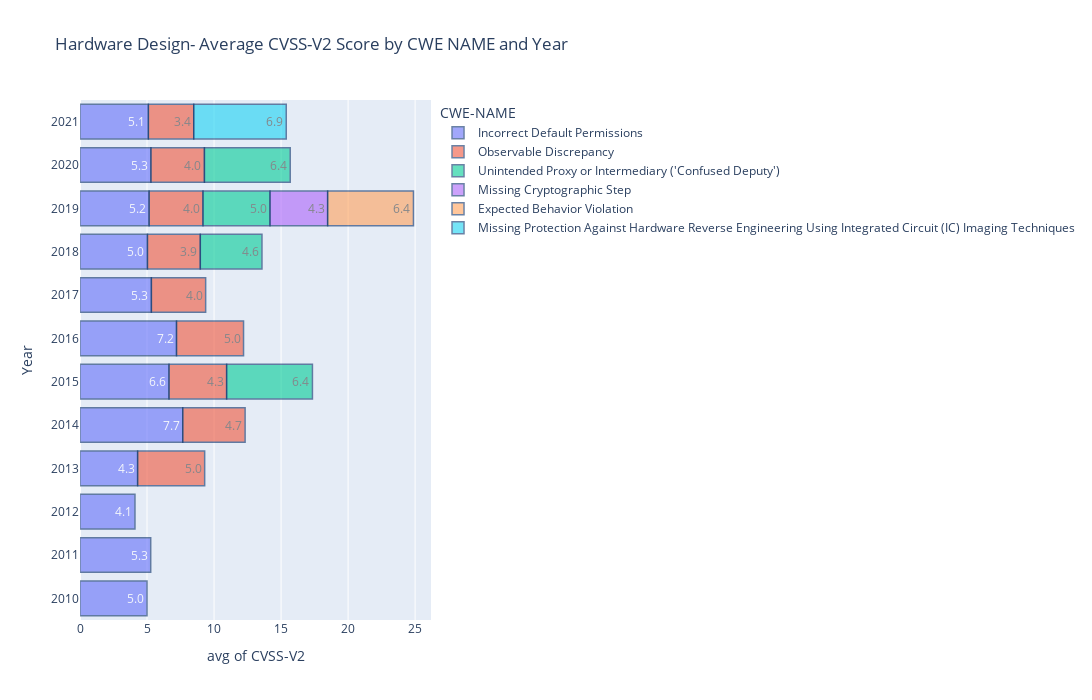

Notebook source saved alongside this figure:
### Markdown cell above
#### The following chart shows the average cvss-v2 scores by year and CVE Name. Incorrect default permission shows average score values in the ranges of 4.1-7.7, Observable Discrepancy 3.38-5, Unintended Proxy or Intermediary 4.6-6.4.

#### Missing Protection Against Hardware Reverse Engineering Using Integrated Circut(IC) is reported in 2021 and Missing Cryptographic Step and Expected Behavior Violation in 2019

### Code cell
import plotly.express as px

fig = px.histogram(dataHD, x="CVSS-V2", histfunc='avg',y="Year",color="CWE-NAME",orientation='h', height=700,width=1500,text_auto='.2s',title="Hardware Design- Average CVSS-V2 Score by CWE NAME and Year")
fig.update_traces( marker_line_color='rgb(8,48,107)',
                  marker_line_width=1.5, opacity=0.6)
fig.show()

### Figure 1 — Plotly figure (JSON) as saved in the notebook; plotly's stock layout.template omitted (floating-point values rounded to 4 significant figures; data arrays with more than 128 entries replaced by an {"elided": "..."} marker saying what was removed)
{"data": [{"alignmentgroup": "True", "bingroup": "y", "histfunc": "avg", "hovertemplate": "CWE-NAME=Incorrect Default Permissions<br>avg of CVSS-V2=%{x}<br>Year=%{y}<extra></extra>", "legendgroup": "Incorrect Default Permissions", "marker": {"color": "#636efa", "line": {"color": "rgb(8,48,107)", "width": 1.5}, "pattern": {"shape": ""}}, "name": "Incorrect Default Permissions", "offsetgroup": "Incorrect Default Permissions", "opacity": 0.6, "orientation": "h", "showlegend": true, "texttemplate": "%{value:.2s}", "type": "histogram", "x": {"elided": "515 float values"}, "xaxis": "x", "y": {"elided": "515 str values"}, "yaxis": "y"}, {"alignmentgroup": "True", "bingroup": "y", "histfunc": "avg", "hovertemplate": "CWE-NAME=Observable Discrepancy<br>avg of CVSS-V2=%{x}<br>Year=%{y}<extra></extra>", "legendgroup": "Observable Discrepancy", "marker": {"color": "#EF553B", "line": {"color": "rgb(8,48,107)", "width": 1.5}, "pattern": {"shape": ""}}, "name": "Observable Discrepancy", "offsetgroup": "Observable Discrepancy", "opacity": 0.6, "orientation": "h", "showlegend": true, "texttemplate": "%{value:.2s}", "type": "histogram", "x": {"elided": "214 float values"}, "xaxis": "x", "y": {"elided": "214 str values"}, "yaxis": "y"}, {"alignmentgroup": "True", "bingroup": "y", "histfunc": "avg", "hovertemplate": "CWE-NAME=Unintended Proxy or Intermediary ('Confused Deputy')<br>avg of CVSS-V2=%{x}<br>Year=%{y}<extra></extra>", "legendgroup": "Unintended Proxy or Intermediary ('Confused Deputy')", "marker": {"color": "#00cc96", "line": {"color": "rgb(8,48,107)", "width": 1.5}, "pattern": {"shape": ""}}, "name": "Unintended Proxy or Intermediary ('Confused Deputy')", "offsetgroup": "Unintended Proxy or Intermediary ('Confused Deputy')", "opacity": 0.6, "orientation": "h", "showlegend": true, "texttemplate": "%{value:.2s}", "type": "histogram", "x": [6.4, 4.6, 4.3, 4.9, 5.0, 6.4], "xaxis": "x", "y": ["2015", "2018", "2018", "2018", "2019", "2020"], "yaxis": "y"}, {"alignmentgroup": "True", "bingroup": "y", "histfunc": "avg", "hovertemplate": "CWE-NAME=Missing Cryptographic Step<br>avg of CVSS-V2=%{x}<br>Year=%{y}<extra></extra>", "legendgroup": "Missing Cryptographic Step", "marker": {"color": "#ab63fa", "line": {"color": "rgb(8,48,107)", "width": 1.5}, "pattern": {"shape": ""}}, "name": "Missing Cryptographic Step", "offsetgroup": "Missing Cryptographic Step", "opacity": 0.6, "orientation": "h", "showlegend": true, "texttemplate": "%{value:.2s}", "type": "histogram", "x": [4.3], "xaxis": "x", "y": ["2019"], "yaxis": "y"}, {"alignmentgroup": "True", "bingroup": "y", "histfunc": "avg", "hovertemplate": "CWE-NAME=Expected Behavior Violation<br>avg of CVSS-V2=%{x}<br>Year=%{y}<extra></extra>", "legendgroup": "Expected Behavior Violation", "marker": {"color": "#FFA15A", "line": {"color": "rgb(8,48,107)", "width": 1.5}, "pattern": {"shape": ""}}, "name": "Expected Behavior Violation", "offsetgroup": "Expected Behavior Violation", "opacity": 0.6, "orientation": "h", "showlegend": true, "texttemplate": "%{value:.2s}", "type": "histogram", "x": [6.4], "xaxis": "x", "y": ["2019"], "yaxis": "y"}, {"alignmentgroup": "True", "bingroup": "y", "histfunc": "avg", "hovertemplate": "CWE-NAME=Missing Protection Against Hardware Reverse Engineering Using Integrated Circuit (IC) Imaging Techniques<br>avg of CVSS-V2=%{x}<br>Year=%{y}<extra></extra>", "legendgroup": "Missing Protection Against Hardware Reverse Engineering Using Integrated Circuit (IC) Imaging Techniques", "marker": {"color": "#19d3f3", "line": {"color": "rgb(8,48,107)", "width": 1.5}, "pattern": {"shape": ""}}, "name": "Missing Protection Against Hardware Reverse Engineering Using Integrated Circuit (IC) Imaging Techniques", "offsetgroup": "Missing Protection Against Hardware Reverse Engineering Using Integrated Circuit (IC) Imaging Techniques", "opacity": 0.6, "orientation": "h", "showlegend": true, "texttemplate": "%{value:.2s}", "type": "histogram", "x": [6.9], "xaxis": "x", "y": ["2021"], "yaxis": "y"}], "layout": {"barmode": "relative", "height": 700, "legend": {"title": {"text": "CWE-NAME"}, "tracegroupgap": 0}, "title": {"text": "Hardware Design- Average CVSS-V2 Score by CWE NAME and Year"}, "width": 1500, "xaxis": {"anchor": "y", "domain": [0.0, 1.0], "title": {"text": "avg of CVSS-V2"}}, "yaxis": {"anchor": "x", "domain": [0.0, 1.0], "title": {"text": "Year"}}}}
